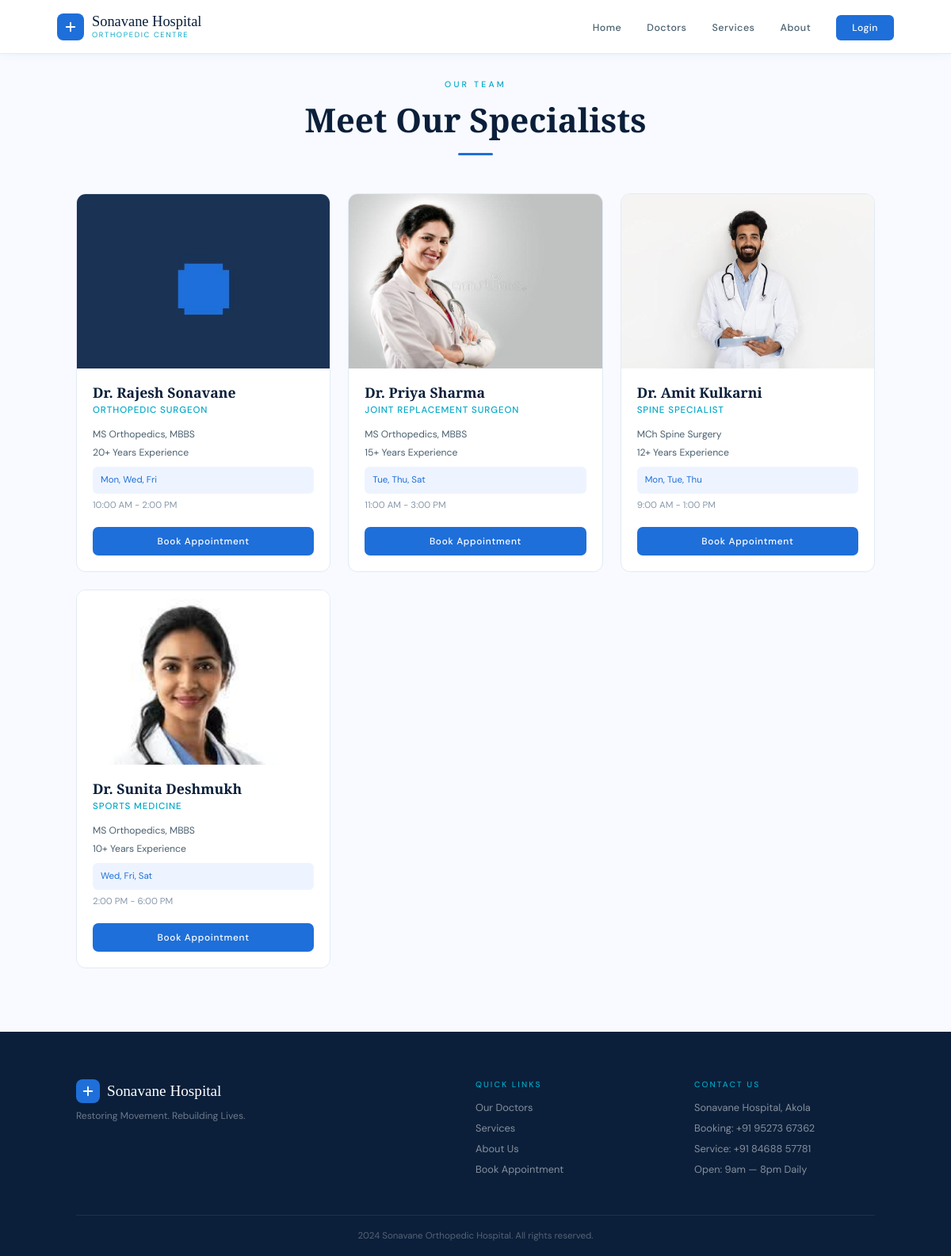
Page /doctors on the committed database.
### tables this page shows
CREATE TABLE doctors (
            id             INTEGER PRIMARY KEY AUTOINCREMENT,
            name           TEXT NOT NULL,
            specialization TEXT NOT NULL,
            qualification  TEXT,
            experience     TEXT,
            available_days TEXT,
            timing         TEXT,
            image_url      TEXT,
            available      INTEGER DEFAULT 1
        );

### app.py (the view)
@app.route('/doctors')
def doctors():
    db      = get_db()
    doctors = db.execute('SELECT * FROM doctors WHERE available=1').fetchall()
    db.close()
    return render_template('doctors.html', doctors=doctors)

### app.py (called while the page is built)
def get_db():
    conn = sqlite3.connect(DB_PATH)
    conn.row_factory = sqlite3.Row
    return conn

### templates/doctors.html (shortened to what this page needs)
{% extends 'base.html' %}
{% block content %}
<div style="min-height:100vh;padding:100px 8% 80px;background:var(--off);">
  <div class="section-hd reveal" style="margin-bottom:48px;">
    <p class="section-kicker">Our Team</p>
    <h1 class="section-h">Meet Our Specialists</h1>
    <div class="section-rule"></div>
  </div>
  <div class="doctors-grid">
    {% for d in doctors %}
    <div class="doc-card reveal">
      <div style="width:100%;height:220px;overflow:hidden;flex-shrink:0;">
        <img src="{{ d.image_url }}" alt="{{ d.name }}"
             style="width:100%;height:220px;object-fit:cover;object-position:top center;display:block;"
             onerror="this.src='/static/images/placeholder.jpg'">
      </div>
      <div class="doc-body">
        <h3 class="doc-name">{{ d.name }}</h3>
        <p class="doc-spec">{{ d.specialization }}</p>
        <div class="doc-detail">
          <div>{{ d.qualification }}</div>
          <div>{{ d.experience }} Experience</div>
          <div style="margin-top:6px;padding:6px 10px;background:var(--blue-soft);border-radius:6px;font-size:0.72rem;color:var(--blue);">{{ d.available_days }}</div>
          <div style="font-size:0.72rem;color:var(--text-3);margin-top:4px;">{{ d.timing }}</div>
        </div>
        <a href="{{ url_for('book') }}" class="btn-primary"
           style="display:block;text-align:center;margin-top:16px;font-size:0.74rem;padding:10px;">
          Book Appointment
        </a>
      </div>
    </div>
    {% endfor %}
  </div>
</div>
{% endblock %}

### templates/base.html (shortened to what this page needs)
<!DOCTYPE html>
<html lang="en">
<head>
  <link rel="stylesheet" href="{{ url_for('static', filename='css/style.css') }}">
</head>
<body>
<nav class="navbar">
  <a href="{{ url_for('index') }}" class="nav-logo">
    <div class="logo-cross">
      <svg viewBox="0 0 24 24" fill="none" stroke="white" stroke-width="2.5" stroke-linecap="round">
        <line x1="12" y1="5" x2="12" y2="19"/><line x1="5" y1="12" x2="19" y2="12"/>
      </svg>
    </div>
    <div>
      <div class="logo-name">Sonavane Hospital</div>
      <div class="logo-sub">Orthopedic Centre</div>
    </div>
  </a>
  <ul class="nav-links">
    <li><a href="{{ url_for('index') }}">Home</a></li>
    <li><a href="{{ url_for('doctors') }}">Doctors</a></li>
    <li><a href="{{ url_for('services') }}">Services</a></li>
    <li><a href="{{ url_for('about') }}">About</a></li>
    {% if session.get('user_id') %}
      <li><a href="{{ url_for('my_appointments') }}">My Appointments</a></li>
      <li><span class="nav-user">{{ session.user_name }}</span></li>
      <li><a href="{{ url_for('logout') }}" style="color:var(--text-3);">Logout</a></li>
      <li><a href="{{ url_for('book') }}" class="nav-btn">Book Now</a></li>
    {% else %}
      <li><a href="{{ url_for('login') }}" class="nav-btn">Login</a></li>
    {% endif %}
  </ul>
</nav>
{% block content %}{% endblock %}
<footer class="footer">
  <div class="footer-inner">
    <div>
      <div style="display:flex;align-items:center;gap:9px;">
        <div class="logo-cross" style="width:30px;height:30px;">
          <svg viewBox="0 0 24 24" fill="none" stroke="white" stroke-width="2.5" stroke-linecap="round" width="14" height="14"><line x1="12" y1="5" x2="12" y2="19"/><line x1="5" y1="12" x2="19" y2="12"/></svg>
        </div>
        <div class="footer-brand-name" style="margin:0;">Sonavane Hospital</div>
      </div>
      <p class="footer-tagline" style="margin-top:8px;">Restoring Movement. Rebuilding Lives.</p>
    </div>
    <div class="footer-links">
      <h4>Quick Links</h4>
      <a href="{{ url_for('doctors') }}">Our Doctors</a>
      <a href="{{ url_for('services') }}">Services</a>
      <a href="{{ url_for('about') }}">About Us</a>
      <a href="{{ url_for('book') }}">Book Appointment</a>
    </div>
    <div class="footer-contact">
      <h4>Contact Us</h4>
      <p>Sonavane Hospital, Akola</p>
      <p>Booking: +91 95273 67362</p>
      <p>Service: +91 84688 57781</p>
      <p>Open: 9am — 8pm Daily</p>
    </div>
  </div>
  <div class="footer-bottom"><p>2024 Sonavane Orthopedic Hospital. All rights reserved.</p></div>
</footer>
</body>
</html>

### rows in the picture
doctors: shows a picture, name "Dr. Rajesh Sonavane", specialization "ORTHOPEDIC SURGEON", qualification "MS Orthopedics, MBBS", experience "20+ Years", available_days "Mon, Wed, Fri", timing "10:00 AM - 2:00 PM"
doctors: image_url (picture), name "Dr. Priya Sharma", specialization "JOINT REPLACEMENT SURGEON", qualification "MS Orthopedics, MBBS", experience "15+ Years", available_days "Tue, Thu, Sat", timing "11:00 AM - 3:00 PM"
doctors: image_url (picture), name "Dr. Amit Kulkarni", specialization "SPINE SPECIALIST", qualification "MCh Spine Surgery", experience "12+ Years", available_days "Mon, Tue, Thu", timing "9:00 AM - 1:00 PM"
doctors: image_url (picture), name "Dr. Sunita Deshmukh", specialization "SPORTS MEDICINE", qualification "MS Orthopedics, MBBS", experience "10+ Years", available_days "Wed, Fri, Sat", timing "2:00 PM - 6:00 PM"
